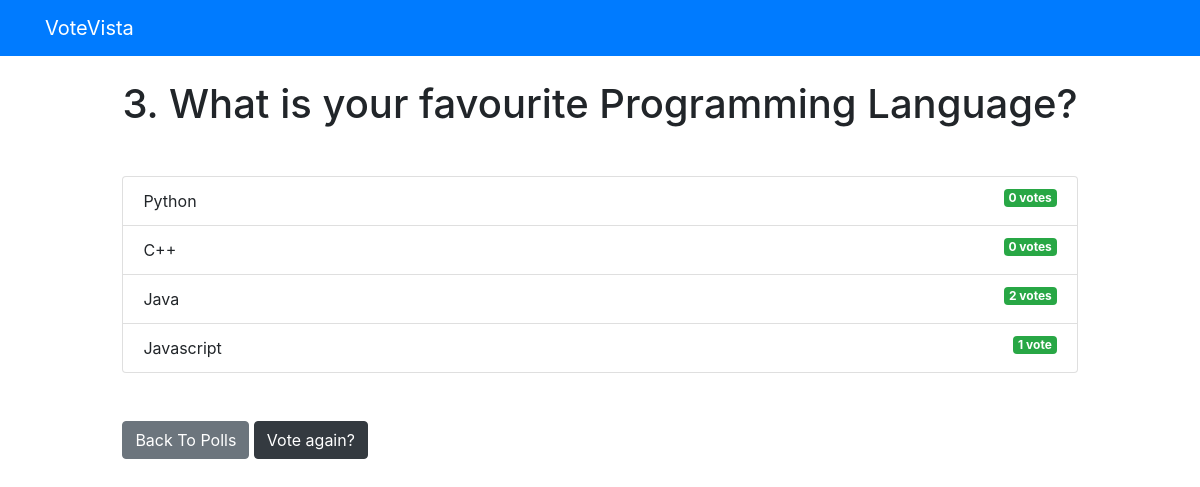
Screenshot of /polls/3/results/ with the database file from the repository.
### polls/models.py (models this page shows, shortened)
class Question(models.Model):
    question_text = models.CharField(max_length=200)
    pub_date = models.DateTimeField('date published')

class Choice(models.Model):
    question = models.ForeignKey(Question, on_delete=models.CASCADE)
    choice_text = models.CharField(max_length=200)
    votes = models.IntegerField(default=0)

### polls/views.py (the view)
# urls.py: path('<int:question_id>/results/', views.results, name='results'),
def results(request, question_id):
    question = get_object_or_404(Question, pk=question_id)
    return render(request, 'polls/results.html', {'question': question})

### templates/polls/results.html
{% extends 'base.html' %}
{% block content %}
<h1 class="mb-5 text-center">{{ question.question_text }}</h1>
<ul class="list-group mb-5">
    {% for choice in question.choice_set.all %}
    <li class="list-group-item">
        {{ choice.choice_text }} <span class="badge badge-success float-right">{{ choice.votes }}
            vote{{ choice.votes | pluralize }}</span>
    </li>
    {% endfor %}
</ul>
<a class="btn btn-secondary" href="{% url 'polls:index' %}">Back To Polls</a>
<a class="btn btn-dark" href="{% url 'polls:detail' question.id %}">Vote again?</a>
{% endblock %}

### templates/base.html (shortened to what this page needs)
<!DOCTYPE html>
<html lang="en">
<head>
    <link rel="stylesheet" href="https://stackpath.bootstrapcdn.com/bootstrap/4.4.1/css/bootstrap.min.css"
>
</head>
<body>
    {% include 'partials/_navbar.html'%}
    <div class="container">
        <div class="row">
            <div class=".col-md-6 m-auto">
                {% block content %}{% endblock%}
            </div>
        </div>
    </div>
</body>
</html>

### templates/partials/_navbar.html
<nav class="navbar navbar-dark bg-primary mb-4">
    <div class="container">
        <a class="navbar-brand" href="/">VoteVista</a>
    </div>
</nav>

### rows the page displays
Question: question_text "3. What is your favourite Programming Language?"
Choice: choice_text "Python", votes "0", votes|pluralize "s"
Choice: choice_text "C++", votes "0", votes|pluralize "s"
Choice: choice_text "Java", votes "2", votes|pluralize "s"
Choice: choice_text "Javascript", votes "1"
